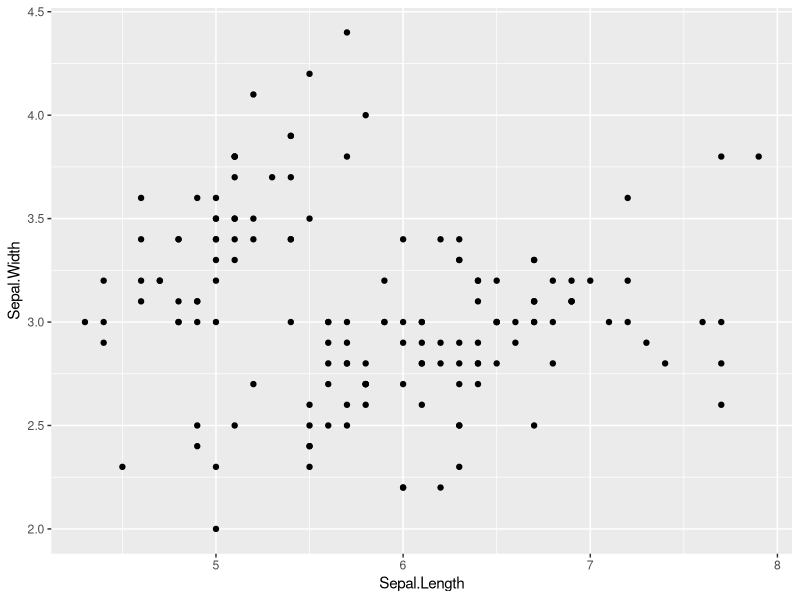
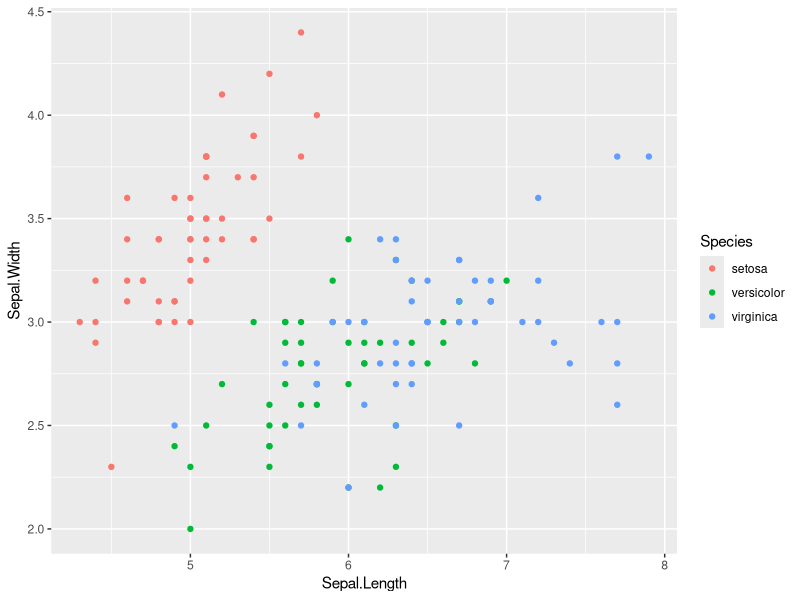
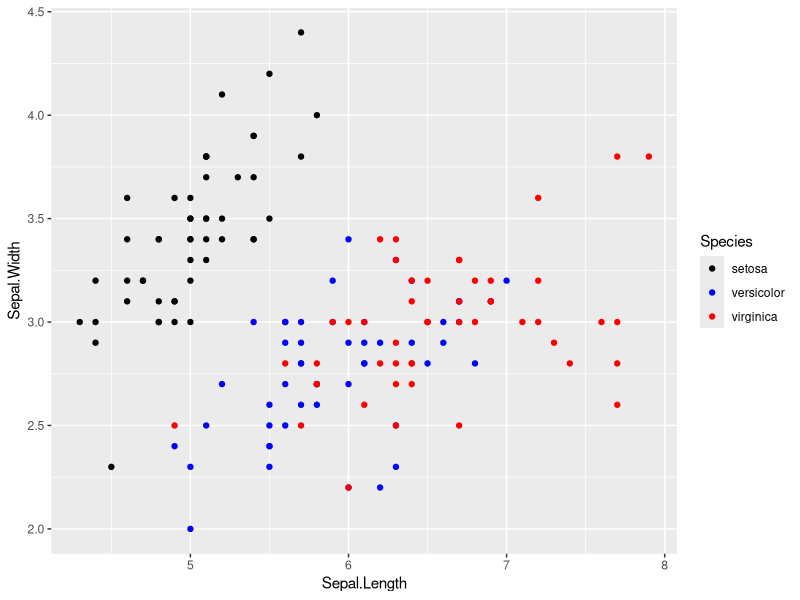
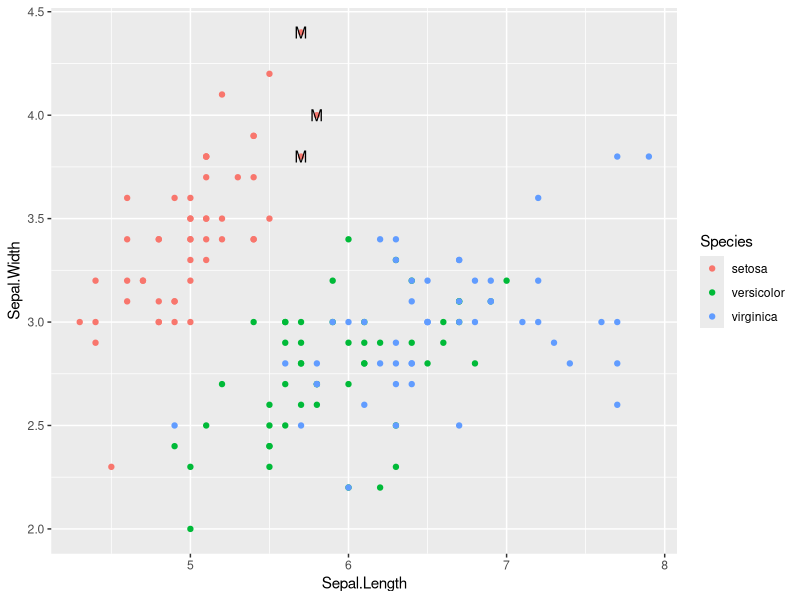

These charts were generated, in order, by the following R code:
## ---- chunk 1
library(ggplot2)

data(iris)
head(iris)
## ---- chunk 2
ggplot(iris, aes(x=Sepal.Length, y=Sepal.Width)) + 
    geom_point()
## ---- chunk 3
ggplot(iris, aes(x=Sepal.Length, y=Sepal.Width)) + 
    geom_point(aes(color=Species))
## ---- chunk 4
ggplot(iris, aes(x=Sepal.Length, y=Sepal.Width)) + 
  geom_point(aes(color=Species)) +
  scale_color_manual(values=c("black", "blue", "red"))
## ---- chunk 5
iris$Mark <- ifelse(iris$Species == "setosa" & iris$Sepal.Length > 5.5, 
                    "M", "")

ggplot(iris, aes(x=Sepal.Length, y=Sepal.Width)) + 
  geom_point(aes(color=Species)) +
  geom_text(aes(label=Mark))
